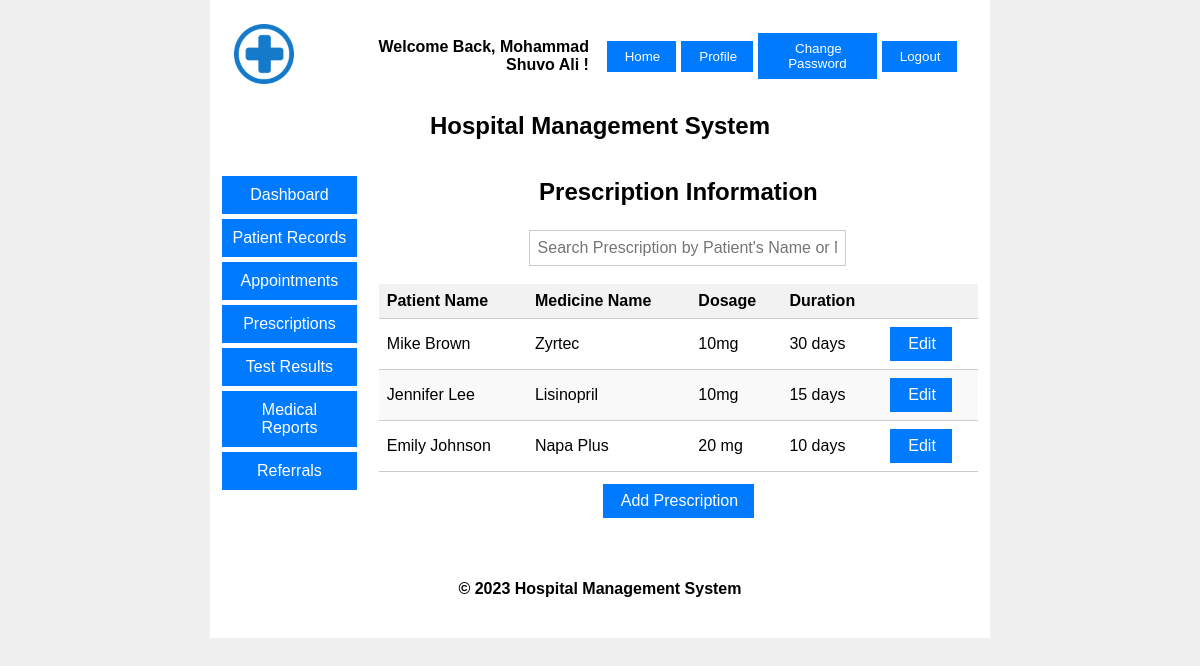
The app's page /views/prescriptions.php (signed in) with its own data.
### tables this page shows
CREATE TABLE `doctor` (
  `doctor_id` int(11) NOT NULL,
  `user_id` int(11) NOT NULL,
  `first_name` varchar(255) NOT NULL,
  `last_name` varchar(255) NOT NULL,
  `date_of_birth` date DEFAULT NULL,
  `gender` enum('male','female','other') DEFAULT NULL,
  `address` text DEFAULT NULL,
  `phone` varchar(20) DEFAULT NULL
);

CREATE TABLE `prescription` (
  `prescription_id` int(11) NOT NULL,
  `appointment_id` int(11) NOT NULL,
  `patient_id` int(11) NOT NULL,
  `medicine_name` varchar(255) NOT NULL,
  `dosage` varchar(255) DEFAULT NULL,
  `duration` varchar(255) DEFAULT NULL,
  `doctor_id` int(11) DEFAULT NULL
);

CREATE TABLE `patient` (
  `patient_id` int(11) NOT NULL,
  `first_name` varchar(255) NOT NULL,
  `last_name` varchar(255) NOT NULL,
  `date_of_birth` date DEFAULT NULL,
  `gender` enum('male','female','other') DEFAULT NULL,
  `address` text DEFAULT NULL,
  `phone` varchar(20) DEFAULT NULL,
  `email` varchar(255) DEFAULT NULL,
  `doctor_id` int(11) DEFAULT NULL
);

### models/prescriptions_model.php (called while the page is built, shortened)
<?php
require 'config.php';
function sanitize($data)
{
  $data = trim($data);
  $data = stripslashes($data);
  $data = htmlspecialchars($data);
  return $data;
}
$user_id = sanitize($_SESSION['user_id']);
$stmt = $pdo->prepare('SELECT doctor_id FROM doctor WHERE user_id = :user_id');
$stmt->bindParam(':user_id', $user_id);
$stmt->execute();
$doctor = $stmt->fetch(PDO::FETCH_ASSOC);
$doctor_id = sanitize($doctor['doctor_id']);
$stmt = $pdo->prepare("SELECT patient.first_name, patient.last_name, prescription.prescription_id, prescription.medicine_name, prescription.dosage, prescription.duration
FROM patient
LEFT JOIN prescription ON patient.patient_id = prescription.patient_id
WHERE prescription.doctor_id = :doctor_id");
$stmt->bindParam(':doctor_id', $doctor_id);
$stmt->execute();
$prescriptions = $stmt->fetchAll(PDO::FETCH_ASSOC);
?>

### views/prescriptions.php (the view, shortened to what this page needs)
<?php
require '../models/prescriptions_model.php';
include '../views/header.php';
include '../views/sidebar.php';
?>
<td width="80%" valign="top">
  <h2 align='center'>Prescription Information</h2>
  <br>
  <form id="searchForm" class="dashboard-form">
    <input type="text" id="searchInput" placeholder="Search Prescription by Patient's Name or Medicine Name">
  </form>
  <br>
  <table class="dashboard-tables">
    <thead>
      <tr>
        <th>Patient Name</th>
        <th>Medicine Name</th>
        <th>Dosage</th>
        <th>Duration</th>
        <th></th>
      </tr>
    </thead>
    <tbody>
      <?php foreach ($prescriptions as $prescription) : ?>
        <tr>
          <td>
            <?php echo $prescription['first_name'] . " " . $prescription['last_name']; ?>
          </td>
          <td>
            <?php echo $prescription['medicine_name']; ?>
          </td>
          <td>
            <?php echo $prescription['dosage']; ?>
          </td>
          <td>
            <?php echo $prescription['duration']; ?>
          </td>
          <td><button class="dashboard-table-button"><a href="edit_prescription.php?prescription_id=<?php echo $prescription['prescription_id']; ?>">Edit</a></button>
          </td>
        </tr>
      <?php endforeach; ?>
    </tbody>
  </table>
  <table align="center">
    <tr>
      <td>
        <button class="dashboard-table-button"><a href="add_prescription.php">Add Prescription</a></button>
      </td>
    </tr>
  </table>
  </tr>
  <?php include '../views/footer.php'; ?>

### views/header.php (shortened to what this page needs)
<!DOCTYPE html>
<html lang="en">
<head>
	<?php
		if (isset($_COOKIE['mode'])) {
			$mode = $_COOKIE['mode'];
			if ($mode == 'light') {
				echo '<link rel="stylesheet" href="../views/css/light_style.css">';
			} else if ($mode == 'dark') {
				echo '<link rel="stylesheet" href="../views/css/dark_style.css">';
			}
		} else {
			echo '<link rel="stylesheet" href="../views/css/light_style.css">';
		}
	?>
</head>
<body>
	<table class="main_table" width="60%;" align='center'>
		<tr>
			<td colspan="4">
				<table width="100%;">
					<tr>
						<td width="100" height="40" align="center">
							<a href="index.php">
								<img src="../picture/logo.png" alt="HMS LOGO" width="60" height="60">
							</a>
						</td>
						<td align='right'>
							<nav style="text-align: right;">
								<?php
								if (isset($_SESSION['user_id']) && $_SESSION['role'] == 'doctor') {
									$user_id = $_SESSION['user_id'];
									require "../models/config.php";
									$stmt = $pdo->prepare("SELECT first_name, last_name FROM doctor WHERE user_id = :user_id");
									$stmt->bindParam(":user_id", $user_id);
									$stmt->execute();
									$doctor = $stmt->fetch(PDO::FETCH_ASSOC);
									if ($doctor) {
										$fname = ucwords($doctor['first_name']);
										$lname = ucwords($doctor['last_name']);
										echo '<b>Welcome Back, ' . $fname . ' ' . $lname . ' !</b> &nbsp&nbsp&nbsp&nbsp';
										echo '<button><a href="doctor_dashboard.php">Home</a></button>';
										echo '<button><a href="profile.php">Profile</a></button>';
										echo '<button><a href="change_password.php">Change Password</a></button>';
										echo '<button><a href="../controllers/logout.php">Logout</a></button> &nbsp';
									}
								}
								?>
							</nav>
						</td>
					</tr>
					<tr>
						<td colspan="2">
							<h2 align='center'>Hospital Management System</h2>
						</td>
					</tr>
				</table>
			</td>
		</tr>

### views/css/light_style.css (style rules this page uses)
body { font-family: Arial, sans-serif; background-color: #f0f0f0; margin: 0; padding: 0; }
.main_table { width: 65%; margin: 0 auto; background-color: #ffffff; }
th, td { padding: 10px; text-align: left; }
th { background-color: #f2f2f2; }
a { text-decoration: none; color: #1100ff; }
nav { display: flex; justify-content: flex-end; align-items: center; }
nav button { padding: 8px 16px; background-color: #007bff; color: #ffffff; border: none; cursor: pointer; margin-right: 5px; }
nav button a { color: #ffffff; margin-left: 2px; }
h2 { text-align: center; margin-top: 2px; margin-bottom: 2px; }
.dashboard-tables { width: 100%; border-collapse: collapse; }
.dashboard-tables th, .dashboard-tables td { padding: 8px; text-align: left; border-bottom: 1px solid #cccccc; }
.dashboard-tables th { background-color: #f2f2f2; }
.dashboard-tables tbody tr:nth-child(even) { background-color: #f9f9f9; }
.dashboard-table-button { display: inline-block; padding: 8px 16px; background-color: #007bff; color: #ffffff !important; text-decoration: none; border: none; cursor: pointer; font-size: 16px; }
.dashboard-table-button a { color: #ffffff; margin-left: 2px; }
.dashboard-form { width: 50%; margin: 0 auto; }
.dashboard-form select, .dashboard-form input[type="text"], .dashboard-form input[type="email"], .dashboard-form input[type="date"], .dashboard-form textarea, .dashboard-form input[type="tel"], .dashboard-form input[type="time"], .dashboard-form input[type="password"] { width: 100%; padding: 8px; margin-top: 4px; font-size: 16px; border: 1px solid #ccc; }

### records on screen
doctor: first_name "Mohammad Shuvo", last_name "Ali"
prescription: patient.first_name "Mike", patient.last_name "Brown", medicine_name "Zyrtec", dosage "10mg", duration "30 days"
prescription: patient.first_name "Jennifer", patient.last_name "Lee", medicine_name "Lisinopril", dosage "10mg", duration "15 days"
prescription: patient.first_name "Emily", patient.last_name "Johnson", medicine_name "Napa Plus", dosage "20 mg", duration "10 days"
